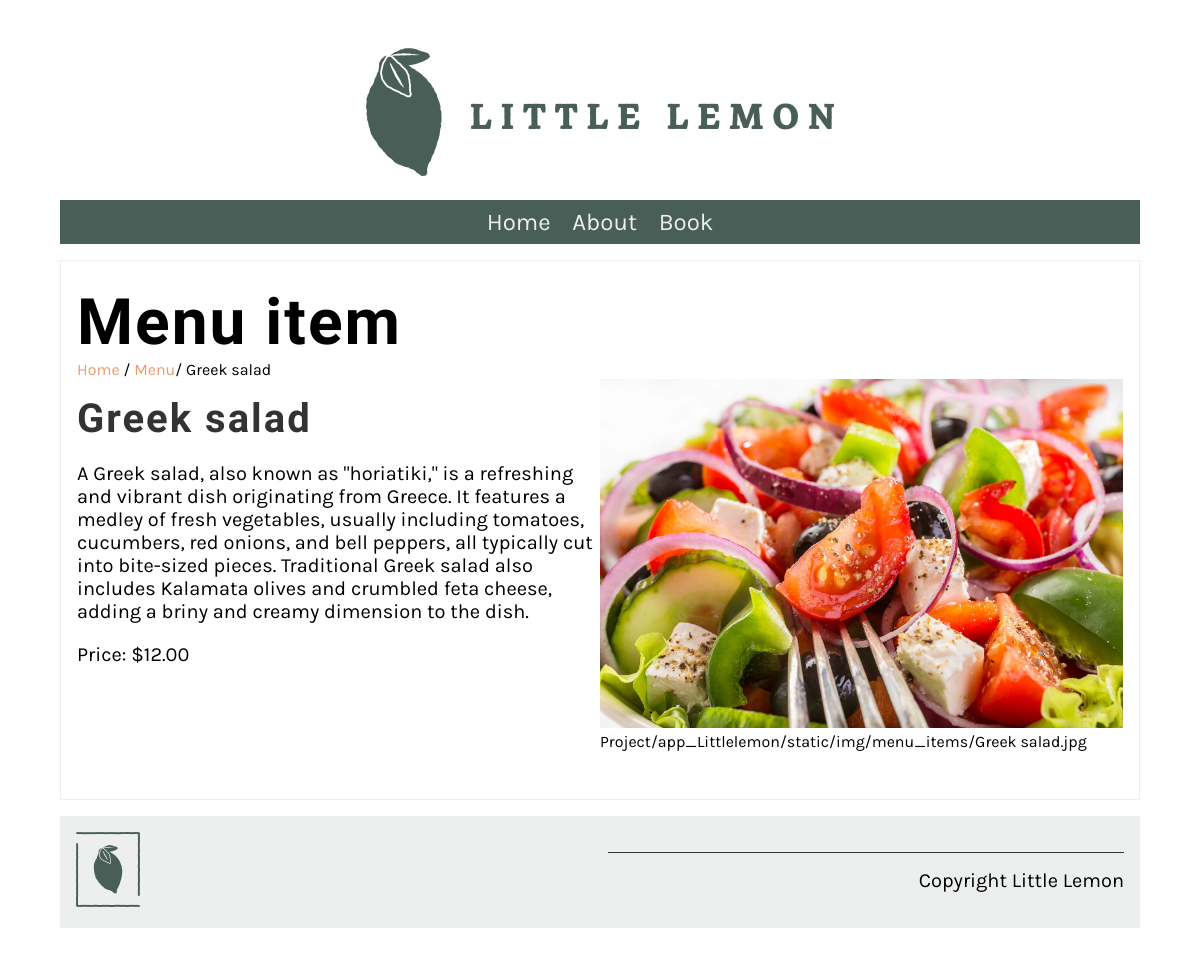
Page /menu_item/2/ on the committed database.
### app_Littlelemon/models.py (models this page shows, shortened)
class Menu(models.Model):
   name = models.CharField(max_length=200)
   price = models.IntegerField()
   description = models.TextField(max_length=1000,default="")

### app_Littlelemon/views.py (the view)
# urls.py: path('menu_item/<int:pk>/', views.display_menu_items, name="menu_item")
def display_menu_items(request,pk=None):
    if pk:
        menu_item = Menu.objects.get(pk=pk)
        context = {'menu_item':menu_item}
    else:
        menu_item = ''
        context = {'menu_item':menu_item}
    return render(request, 'menu_item.html', context)

### app_Littlelemon/templates/menu_item.html
{% extends 'base.html' %}
{% load static %}
{% block content %}
<section>
   <article>
      <h1>Menu item</h1>
      <span>
         <a href="{% url 'home' %}">Home</a> /
         <a href="{% url 'menu' %}">Menu</a>/
         {{menu_item.name}}
      </span>
      <div class="row">
         <div class="column">
            <h2>
                {{ menu_item.name }}
            </h2>
            <p>
                {{ menu_item.description }}
            </p>
            <p>
                Price: ${{ menu_item.price }}.00
            </p>
         </div>
         <div class="column">
            <img src="Project/app_Littlelemon/static/img/menu_items/{{menu_item.name}}.jpg" alt="{{ menu_item.name}}"/>
            Project/app_Littlelemon/static/img/menu_items/{{menu_item.name}}.jpg
        </div>
      </div>
   </article>
</section>
{% endblock %}

### app_Littlelemon/static/css/style.css (style rules this page uses)
body { font-family: 'Karla', sans-serif; margin-top: 3rem; margin-bottom: 3rem; margin-left: 5%; margin-right: 5%; }
h1, h2, h3, h4, h5, h6 { font-family: 'Markazi Text', serif; letter-spacing: 2px;; }
h1 { font-size: 4rem; margin-top: 1.5rem; margin-bottom: 0; }
h2 { font-size: 2.5rem; color: #333333; margin:1rem 0; }
p, ul { font-size: 1.25rem;; }
a { color: #EE9972; text-decoration: none; }
section { display: flex; gap: 2rem 1rem; margin-top: 1rem; margin-bottom: 1rem; flex-direction: row; }
article { flex:1; }
article img { max-width: 100%; }
main article { border: 1px solid #EDEFEE; padding-left: 1rem; padding-right: 1rem; }
.row { display: flex; flex-direction: row; width: 100%; padding-bottom: 1rem; }
.column { flex-basis: 50%; margin-bottom: 1rem; padding-bottom: 1rem; }

### rows in the picture
Menu: name "Greek salad", description "A Greek salad, also known as \"horiatiki,\" is a refreshing and vibrant dish originating from Greece. It features a medley of fresh vegetables, usually including tomatoes, cucumbers, red onions, and bell peppers, all typically cut into bite-sized pieces. Traditional Greek salad also includes Kalamata olives and crumbled feta cheese, adding a briny and creamy dimension to the dish.", price "12", name (picture)
